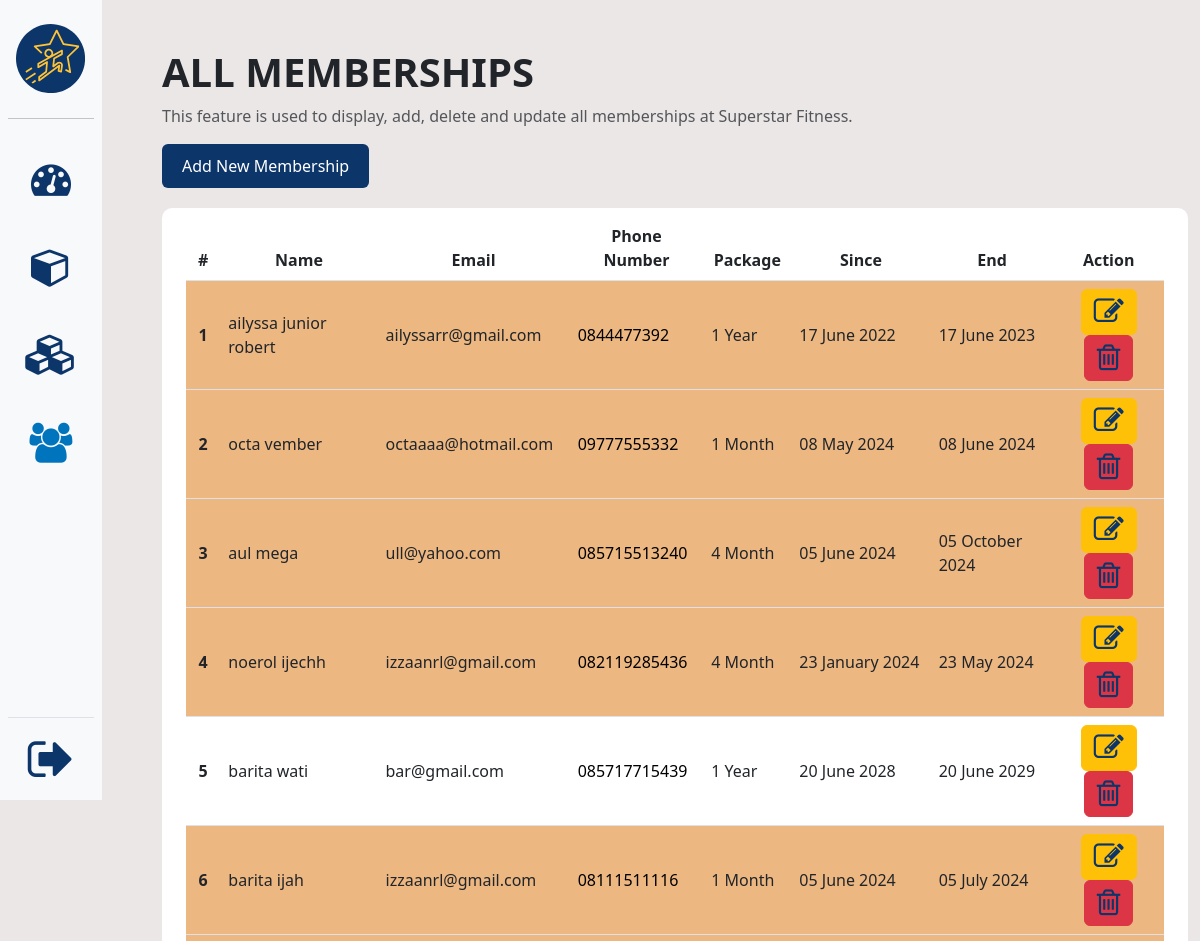
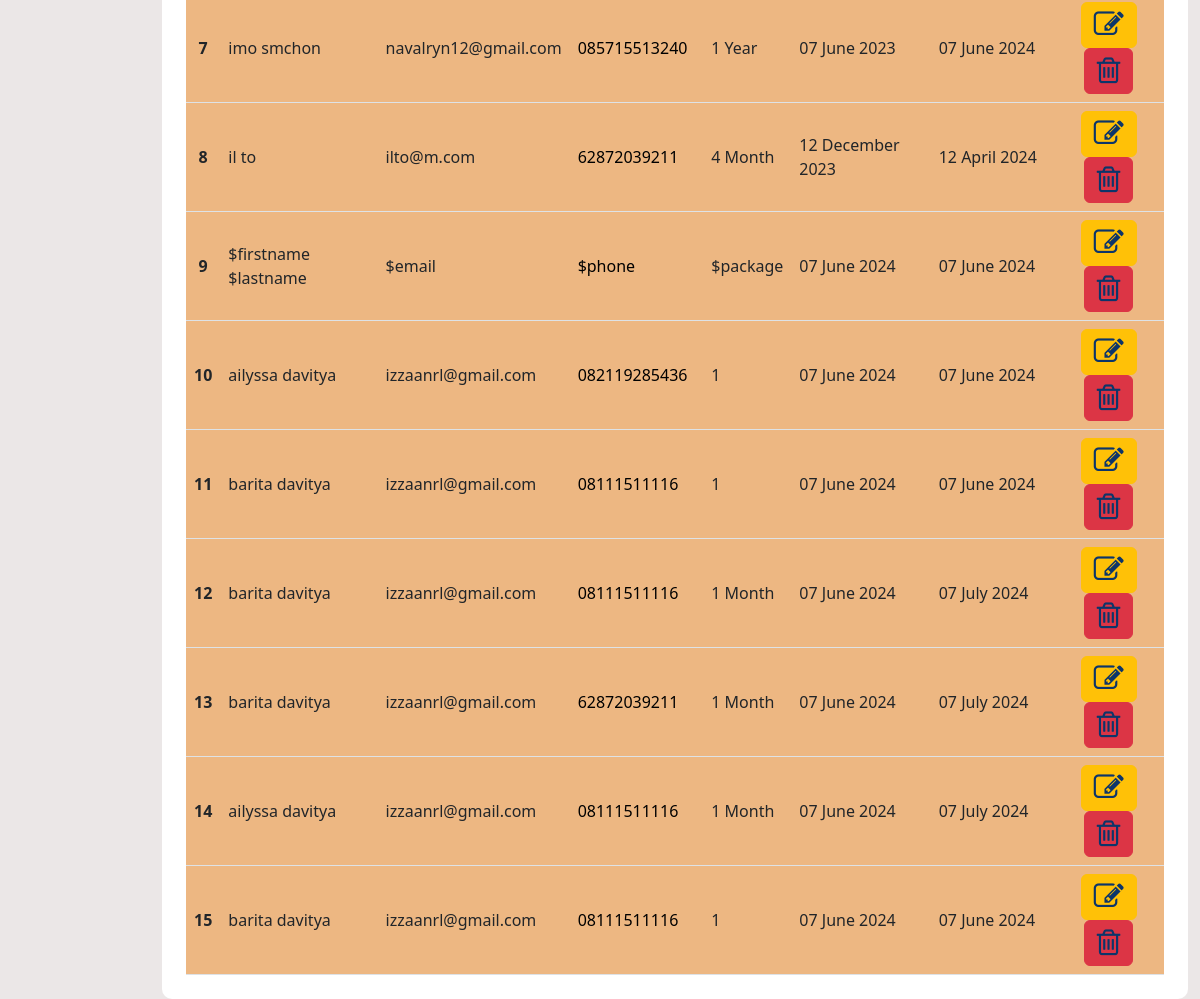
The app's page /dashboard/memberships.php (signed in) with its own data (2 pictures, top to bottom).
### tables this page shows
CREATE TABLE `memberships` (
  `id` int(11) NOT NULL,
  `firstname` varchar(20) NOT NULL,
  `lastname` varchar(20) NOT NULL,
  `email` varchar(50) NOT NULL,
  `phone` varchar(20) NOT NULL,
  `package` varchar(100) NOT NULL,
  `date` date NOT NULL
);

### dashboard/memberships.php (the view, shortened to what this page needs)
<!DOCTYPE html>
<html lang="en">
<head>
    <link href="https://cdn.jsdelivr.net/npm/bootstrap@5.3.3/dist/css/bootstrap.min.css" rel="stylesheet"
>
    <link rel="stylesheet" href="https://cdnjs.cloudflare.com/ajax/libs/font-awesome/4.7.0/css/font-awesome.min.css">
    <link href="https://cdnjs.cloudflare.com/ajax/libs/twitter-bootstrap/5.3.0/css/bootstrap.min.css" rel="stylesheet">
    <link href="https://cdn.datatables.net/v/bs5/jq-3.7.0/dt-2.0.7/datatables.min.css" rel="stylesheet">
    <link rel="stylesheet" href="../asset/css/dashboard.css" />
</head>
<body class="d-flex">
    <div class="d-flex flex-column flex-shrink-0 bg-body-tertiary px-2" style="height: 100vh; position:fixed;">
        <div class="m-2 mt-4">
            <img src="../asset/image/dasboard/logo.svg" alt="Logo Berbinar Insightful Indonesia"
                title="Logo Berbinar Insightful Indonesia" style="height: 70px;">
        </div>
        <hr>
        <ul class="nav nav-pills nav-flush flex-column mb-auto text-center mt-4 text-gray-700 list-unstyled w-100"
            style="margin-left: 0px;">
            <li class="mb-4 rounded nav-item">
                <a href="index.php" style="text-decoration: none;"
                    class="tooltipp d-flex flex-column align-items-center text-secondary">
                    <i class="fa fa-tachometer " style="font-size: 40px;"></i>
                </a>
            </li>
            <li class="my-4 rounded nav-item">
                <a href="types.php" style="text-decoration: none;"
                    class="tooltipp d-flex flex-column align-items-center text-secondary">
                    <i class="fa fa-cube" style="font-size: 40px;"></i>
                </a>
            </li>
            <li class="my-4 rounded nav-item">
                <a href="classes.php" style="text-decoration: none;"
                    class="tooltipp d-flex flex-column align-items-center text-secondary">
                    <i class="fa fa-cubes" style="font-size: 40px;"></i>
                </a>
            </li>
            <li class="my-4 rounded nav-item">
                <a href="memberships.php" style="text-decoration: none;"
                    class="tooltipp here d-flex flex-column align-items-center text-secondary">
                    <i class="fa fa-users" style="font-size: 40px;"></i>
                </a>
            </li>
        </ul>
        <div class="border-top">
            <a href="#"
                class="d-flex align-items-center justify-content-center p-3 link-body-emphasis text-decoration-none"
                aria-expanded="false">
                <i class="fa fa-sign-out" data-bs-toggle="modal" data-bs-target="#logOut" aria-hidden="true"
                    style="font-size: 50px;"></i>
            </a>
        </div>
    </div>
    <div class="container" style="margin-left:150px">
        <div class="my-5">
            <h1><b>ALL MEMBERSHIPS</b></h1>
            <p class="text-body-secondary">This feature is used to display, add, delete and update all memberships at
                Superstar Fitness.</p>
            <a href="/" type="button" class="btn btn-info" data-bs-toggle="modal" data-bs-target="#addMembership">Add
                New Membership</a>
            <div class="container px-4 py-2" style="background-color: white; border-radius: 10px;">
                <table class="table table-hover display data">
                    <thead>
                        <tr>
                            <th scope="col" style="text-align: center;">#</th>
                            <th scope="col" style="text-align: center;">Name</th>
                            <th scope="col" style="text-align: center;">Email</th>
                            <th scope="col" style="text-align: center;">Phone Number</th>
                            <th scope="col" style="text-align: center;">Package</th>
                            <th scope="col" style="text-align: center;">Since</th>
                            <th scope="col" style="text-align: center;">End</th>
                            <th scope="col" style="text-align: center;">Action</th>
                        </tr>
                    </thead>
                    <tbody>
                        <?php
                        include ("connect.php");
                        function dateDiffInDays($date1, $date2) {
                            $diff = strtotime($date2) - strtotime($date1);
                            return abs(round($diff / 86400));
                        }
                        $sql1 = "select id, firstname, lastname, email, phone, package, date_format(date, '%d %M %Y') as ndate, date_format(date_add(date, interval case when package = '1 Month' then 1 when package = '4 Month' then 4 when package = '1 Year' then 12 else 0 end month), '%d %M %Y') as endDate, curdate() as currentdate from memberships order by id asc";
                        $q2 = mysqli_query($koneksi, $sql1);
                        $urut = 1;
                        while ($data = mysqli_fetch_array($q2)) {
                        ?>
                        <tr>
                            <th scope="row" style="vertical-align: middle; text-align: center;
                                    <?php
                                    $date1 = $data['endDate'];
                                    $date2 = $data['currentdate'];
                                    $dateDiff = dateDiffInDays($date1, $date2);
                                    if ((strtotime($data['endDate']) < strtotime($data['currentdate']))) {
                                        echo "background-color: #edb782";
                                    }else if($dateDiff <= 3) {
                                        echo "background-color: #FFF0CE";
                                    }
                                    ?>
                                ;"><?=$urut++?>
                            </th>
                            <td style="vertical-align: middle;
                                    <?php
                                    $date1 = $data['endDate'];
                                    $date2 = $data['currentdate'];
                                    $dateDiff = dateDiffInDays($date1, $date2);
                                    if ((strtotime($data['endDate']) < strtotime($data['currentdate']))) {
                                        echo "background-color: #edb782";
                                    }else if($dateDiff <= 3) {
                                        echo "background-color: #FFF0CE";
                                    }
                                    ?>
                                ;"><?= $data['firstname'] . ' ' . $data['lastname'] ?></td>
                            <td style="vertical-align: middle;
                                    <?php
                                    $date1 = $data['endDate'];
                                    $date2 = $data['currentdate'];
                                    $dateDiff = dateDiffInDays($date1, $date2);
                                    if ((strtotime($data['endDate']) < strtotime($data['currentdate']))) {
                                        echo "background-color: #edb782";
                                    }else if($dateDiff <= 3) {
                                        echo "background-color: #FFF0CE";
                                    }
                                    ?>
                                ;"><?= $data['email'] ?></td>
                            <td style="vertical-align: middle;
                                    <?php
                                    $date1 = $data['endDate'];
                                    $date2 = $data['currentdate'];
                                    $dateDiff = dateDiffInDays($date1, $date2);
                                    if ((strtotime($data['endDate']) < strtotime($data['currentdate']))) {
                                        echo "background-color: #edb782";
                                    }else if($dateDiff <= 3) {
                                        echo "background-color: #FFF0CE";
                                    }
                                    ?>
                                ;"><a href="https://wa.me/<?= $data['phone'] ?>"
                                    style="text-decoration: none; color: #000;"><?= $data['phone'] ?></a></td>
                            <td style="vertical-align: middle;
                                    <?php
                                    $date1 = $data['endDate'];
                                    $date2 = $data['currentdate'];
                                    $dateDiff = dateDiffInDays($date1, $date2);
                                    if ((strtotime($data['endDate']) < strtotime($data['currentdate']))) {
                                        echo "background-color: #edb782";
                                    }else if($dateDiff <= 3) {
                                        echo "background-color: #FFF0CE";
                                    }
                                    ?>
                                ;"><?= $data['package'] ?></td>
                            <td style="vertical-align: middle;
                                    <?php
                                    $date1 = $data['endDate'];
                                    $date2 = $data['currentdate'];
                                    $dateDiff = dateDiffInDays($date1, $date2);
                                    if ((strtotime($data['endDate']) < strtotime($data['currentdate']))) {
                                        echo "background-color: #edb782";
                                    }else if($dateDiff <= 3) {
                                        echo "background-color: #FFF0CE";
                                    }
                                    ?>
                                ;"><?= $data['ndate'] ?></td>
                            <td style="vertical-align: middle;
                                    <?php
                                    $date1 = $data['endDate'];
                                    $date2 = $data['currentdate'];
                                    $dateDiff = dateDiffInDays($date1, $date2);
                                    if ((strtotime($data['endDate']) < strtotime($data['currentdate']))) {
                                        echo "background-color: #edb782";
                                    }else if($dateDiff <= 3) {
                                        echo "background-color: #FFF0CE";
                                    }
                                    ?>
                                ;"><?= $data['endDate'] ?></td>
                            <td style="vertical-align: middle; text-align: center
                                    <?php
                                    $date1 = $data['endDate'];
                                    $date2 = $data['currentdate'];
                                    $dateDiff = dateDiffInDays($date1, $date2);
                                    if ((strtotime($data['endDate']) < strtotime($data['currentdate']))) {
                                        echo ";background-color: #edb782";
                                    }else if($dateDiff <= 3) {
                                        echo ";background-color: #FFF0CE";
                                    }
                                    ?>
                                    ;">
                                <a href="editMemberships.php?id=<?= $data['id'] ?>" type="button"
                                    class="btn btn-warning" data-bs-toggle="modal"
                                    data-bs-target="#editMembership<?= $data['id'] ?>">
                                    <i class="fa fa-pencil-square-o" style="font-size: 30px;"></i>
                                </a>
                                <a href="deleteMembership.php?id=<?= $data['id'] ?>" type="button"
                                    class="btn btn-danger" data-bs-toggle="modal"
                                    data-bs-target="#deleteMembership<?= $data['id'] ?>">
                                    <i class="fa fa-trash-o" style="font-size: 30px;"></i>
                                </a>
                            </td>
                        </tr>
                        <?php } ?>
                    </tbody>
                </table>
            </div>
        </div>
    </div>
</body>
</html>

### asset/css/dashboard.css (style rules this page uses)
body, html { margin: 0; padding: 0; height: 100%; background: #ebe7e7 !important; }
.tooltipp { position: relative; display: inline-block; color: #0C356A; }
.tooltipp.here i { color: #0174BE; }
.btn-info { background-color: #0C356A; border: #0C356A; color: white; padding: 10px 20px; margin-bottom: 20px; }
.fa { color: #0C356A; }

### records on screen
memberships: firstname "ailyssa", lastname "junior robert", email "ailyssarr@gmail.com", phone "0844477392", package "1 Year", ndate "17 June 2022", endDate "17 June 2023"
memberships: firstname "octa", lastname "vember", email "octaaaa@hotmail.com", phone "09777555332", package "1 Month", ndate "08 May 2024", endDate "08 June 2024"
memberships: firstname "aul", lastname "mega", email "ull@yahoo.com", phone "085715513240", package "4 Month", ndate "05 June 2024", endDate "05 October 2024"
memberships: firstname "noerol", lastname "ijechh", email "izzaanrl@gmail.com", phone "082119285436", package "4 Month", ndate "23 January 2024", endDate "23 May 2024"
memberships: firstname "barita", lastname "wati", email "bar@gmail.com", phone "085717715439", package "1 Year", ndate "20 June 2028", endDate "20 June 2029"
memberships: firstname "barita", lastname "ijah", email "izzaanrl@gmail.com", phone "08111511116", package "1 Month", ndate "05 June 2024", endDate "05 July 2024"
memberships: firstname "imo", lastname "smchon", email "navalryn12@gmail.com", phone "085715513240", package "1 Year", ndate "07 June 2023", endDate "07 June 2024"
memberships: firstname "il", lastname "to", email "ilto@m.com", phone "62872039211", package "4 Month", ndate "12 December 2023", endDate "12 April 2024"
memberships: firstname "$firstname", lastname "$lastname", email "$email", phone "$phone", package "$package", ndate "07 June 2024", endDate "07 June 2024"
memberships: firstname "ailyssa", lastname "davitya", email "izzaanrl@gmail.com", phone "082119285436", package "1", ndate "07 June 2024", endDate "07 June 2024"
memberships: firstname "barita", lastname "davitya", email "izzaanrl@gmail.com", phone "08111511116", package "1", ndate "07 June 2024", endDate "07 June 2024"
memberships: firstname "barita", lastname "davitya", email "izzaanrl@gmail.com", phone "08111511116", package "1 Month", ndate "07 June 2024", endDate "07 July 2024"
memberships: firstname "barita", lastname "davitya", email "izzaanrl@gmail.com", phone "62872039211", package "1 Month", ndate "07 June 2024", endDate "07 July 2024"
memberships: firstname "ailyssa", lastname "davitya", email "izzaanrl@gmail.com", phone "08111511116", package "1 Month", ndate "07 June 2024", endDate "07 July 2024"
memberships: firstname "barita", lastname "davitya", email "izzaanrl@gmail.com", phone "08111511116", package "1", ndate "07 June 2024", endDate "07 June 2024"
